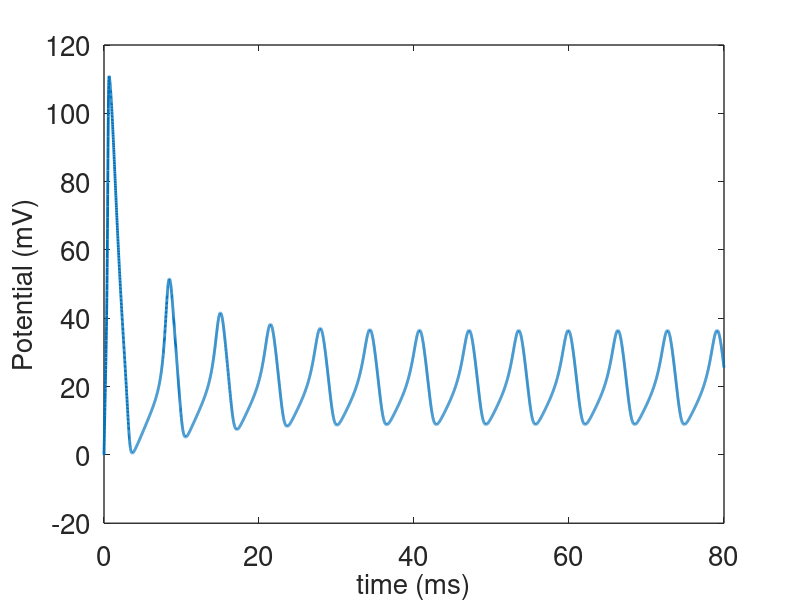
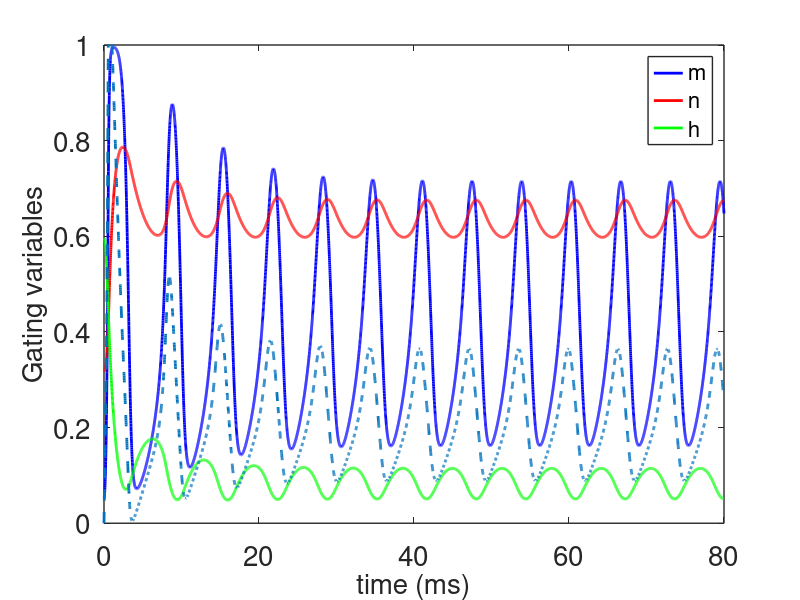
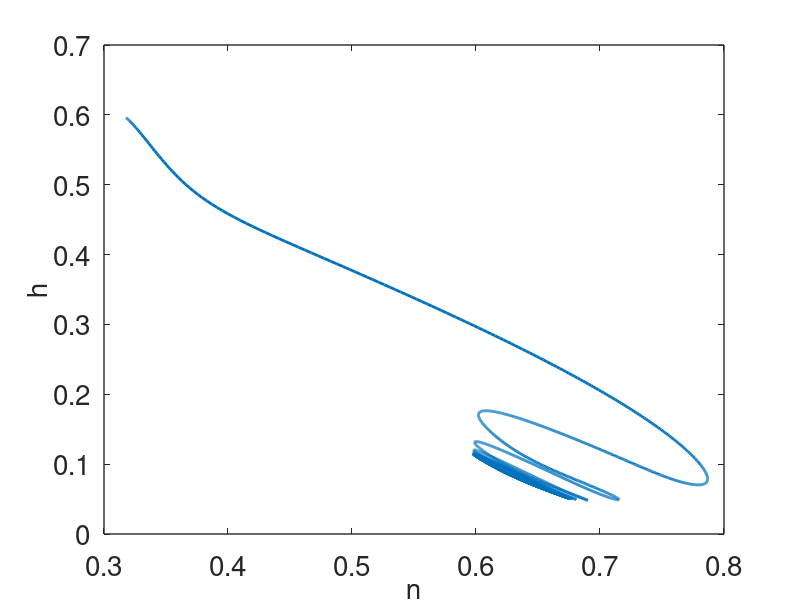
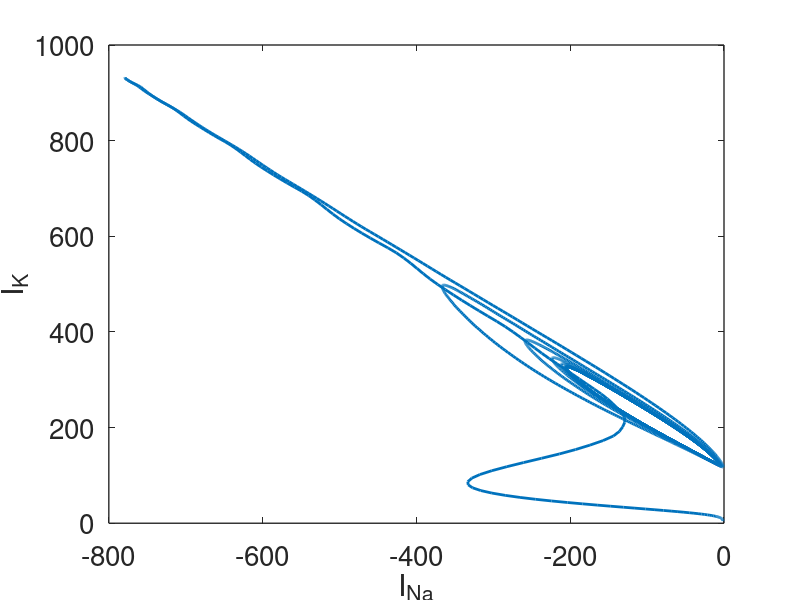

Write MATLAB code to recreate these figures, in order.
% This is a simple ode integrator for the HH equations
% it is set up to be easily modified to use for other dynamics
function hh
 
global gnabar gkbar Vna Vk Vl Inp Veq Tfact Istim tstim BCL gl
set(0,                           ...
   'defaultaxesfontsize', 20,   ...
   'defaultaxeslinewidth', 1.0, ...
   'defaultlinelinewidth', 2.0);

Veq = 0; %is the original HH formulation
%Veq = -65; % is the physiological formulation

Tfact = 1; % this is the correction factor for temperatures other that 6.3C
%Tfact = 0.977 % correspnds to 0C

%Tfact = 1.085 % corresponds to 30 C.

gnabar = 120.;
gkbar = 36;
gl = 0.3
% gkbar=0;
% gl = 0;
 
Vna = Tfact*(115+Veq) - Veq;
Vk = Tfact*(-12+Veq)-Veq;
Vl = Tfact*(10.5988+Veq)-Veq;

tstep = .1;
rn0 = 0.8;

tstim = 0.005;  %This is the length of time of an initial stimulus


Inp = 3.47;  % this is the amplitude of the initial input stimulus
%Inp = 3.5;
%Inp = 13.4;
Inp = 0;
%Istim =7;  %this is the amplitude of the steady current stimulus
 Istim = 120;
BCL = 39;
BCL = 0;

tstep = .01;
t_end = 80 ;
V = 6.5098;  %The voltage threshold
V = Veq;
m = 0.0529;
h = 0.5961;
n = 0.3177;

%specify the output points
tspan = [0:tstep:t_end];

s0 = [V;m;h;n];

[T,S] = ode23(@deRHS,tspan, s0, odeset('maxstep',1));  
V = S(:,1);
m = S(:,2);
h = S(:,3);
n = S(:,4);


% currents;
gna=gnabar*m.^3.*h;
 
gk=gkbar*n.^4;
Icl=gl*(V-Vl);
Ina=gna.*(V-Vna);
Ik=gk.*(V-Vk);

figure(4)
plot( Ina,Ik,'linewidth',2)
xlabel('I_{Na}')
ylabel('I_K')
 figure(5)
 plot(gna,gk,'linewidth',2)
xlabel('g_{Na}')
ylabel('g_K')

S(end,3)
S(end,4)
 
figure(3)
plot(n,h,'linewidth',2)
xlabel('n','fontsize',20)
ylabel('h','fontsize',20)

figure(1)
plot(T,V,'linewidth',2)
axis([0 t_end -20 120])
xlabel('time (ms)','fontsize',20)
ylabel('Potential (mV)','fontsize',20)

figure(2)
plot(T,m,'b',T,n,'r',T,h,'g',T,V/100,'--', 'linewidth',2)
legend('m','n','h','fontsize',16)
xlabel('time (ms)','fontsize',20)
ylabel('Gating variables','fontsize',20)
axis([0 t_end 0 1])
 


end

%the right hand side for the simulation:
function s_prime=deRHS(t,s)
global gnabar gkbar Vna Vk Vl Inp Veq   Istim tstim BCL gl 

%the original HH formulation has 
V = s(1)-Veq;
m = s(2);
h = s(3);
n = s(4);
 
Input = Inp/cosh(mod(t,BCL)-BCL/10) +Istim
 
AM=.1*(25.-V)./(exp(.1*(25.-V))-1.);
BM=4.*exp(-V/18);
AH=.07*exp(-V/20.);
BH=1./(exp(.1*(30.-V))+1.);
AN=.01*(10.-V)./(exp(.1*(10.-V))-1.);
BN=.125*exp(-V/80.);

Minf = AM./(AM+BM);



Fm=AM*(1.-m)-BM*m;
Fh=AH*(1.-h)-BH*h;
Fn=AN*(1.-n)-BN*n;
gna=gnabar*m.^3.*h;
%gnainf=gnabar*Minf.^3.*h;
gk=gkbar*n.^4;
Icl=gl*(V-Vl);

Fv = -gna*(V-Vna)-gk*(V-Vk)-Icl;

s_prime = [Fv+Input Fm Fh Fn]';

end

 
